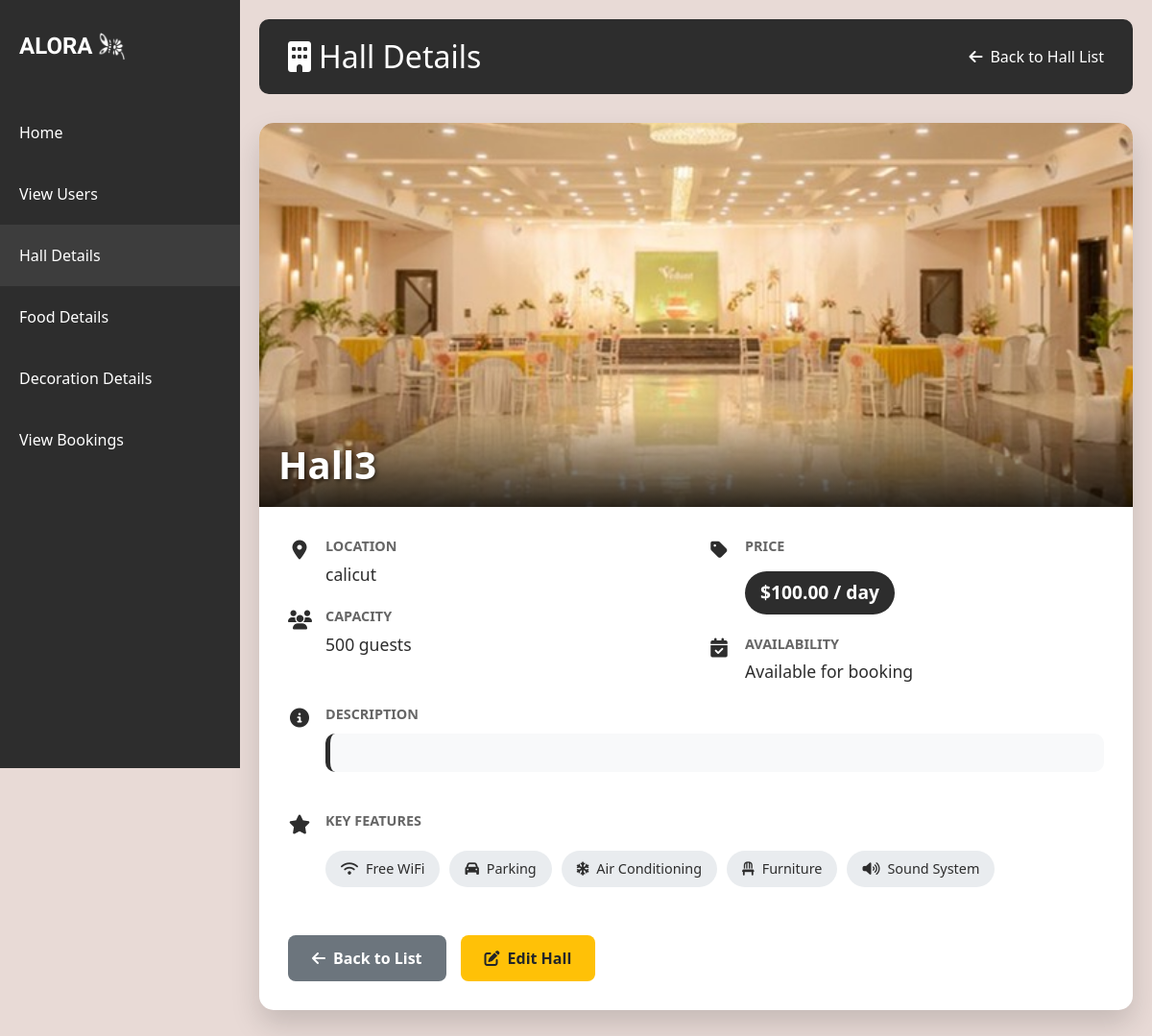
The app's page /hall/10/ with its own data.
### aloraapp/models.py (models this page shows)
class Halls(models.Model):
    hall_name=models.CharField(max_length=100)
    location=models.CharField(max_length=200)
    capacity=models.IntegerField()
    price_per_day=models.DecimalField(max_digits=10,decimal_places=2)
    photo_url=models.FileField()
    hall_description=models.TextField(null=True,blank=True)

### aloraapp/views.py (the view)
# urls.py: path('hall/<int:hall_id>/', views.hall_detail_view, name='hall_detail'),
def hall_detail_view(request, hall_id):
    hall = get_object_or_404(Halls, id=hall_id)
    return render(request, 'view_hall_detail.html', {'hall': hall})

### template/view_hall_detail.html (shortened to what this page needs)
<!DOCTYPE html>
<html lang="en">
<head>
    {% load static %}
    <link href="https://cdn.jsdelivr.net/npm/bootstrap@5.3.0/dist/css/bootstrap.min.css" rel="stylesheet">
    <link rel="stylesheet" href="https://cdnjs.cloudflare.com/ajax/libs/font-awesome/6.4.0/css/all.min.css">
</head>
<body>
    <div class="sidebar">
        <div class="logo-container">
            <div class="logo">ALORA</div>
            <img src="{% static 'aloral.png' %}" alt="Light Bulb" class="logo-image">
        </div>
        <nav class="nav flex-column">
            <a class="nav-link" href="{% url 'admin' %}">Home</a>
            <a class="nav-link" href="{% url 'viewusers' %}">View Users</a>
            <a class="nav-link active" href="{% url 'hall_detail' hall.id %}">Hall Details</a>
            <a class="nav-link" href="{% url 'fooddetails' %}">Food Details</a>
            <a class="nav-link" href="{% url 'decorationdetails' %}">Decoration Details</a>
            <a class="nav-link" href="{% url 'admin_view_booking' %}">View Bookings</a>
        </nav>
    </div>
    <div class="main-content">
        <div class="page-title">
            <h2 class="mb-0"><i class="fas fa-building me-2"></i>Hall Details</h2>
            <a href="{% url 'halldetails' %}" class="back-btn">
                <i class="fas fa-arrow-left me-2"></i> Back to Hall List
            </a>
        </div>
        <div class="hall-card">
            <div class="hall-image-container">
                <img src="{{ hall.photo_url.url }}" class="hall-image" alt="{{ hall.hall_name }}">
                <div class="hall-name-overlay">
                    <h1>{{ hall.hall_name }}</h1>
                </div>
            </div>
            <div class="hall-details">
                <div class="row">
                    <div class="col-md-6">
                        <div class="detail-item">
                            <div class="detail-icon">
                                <i class="fas fa-map-marker-alt"></i>
                            </div>
                            <div class="detail-content">
                                <div class="detail-label">Location</div>
                                <div class="detail-value">{{ hall.location }}</div>
                            </div>
                        </div>
                        <div class="detail-item">
                            <div class="detail-icon">
                                <i class="fas fa-users"></i>
                            </div>
                            <div class="detail-content">
                                <div class="detail-label">Capacity</div>
                                <div class="detail-value">{{ hall.capacity }} guests</div>
                            </div>
                        </div>
                    </div>
                    <div class="col-md-6">
                        <div class="detail-item">
                            <div class="detail-icon">
                                <i class="fas fa-tag"></i>
                            </div>
                            <div class="detail-content">
                                <div class="detail-label">Price</div>
                                <div class="detail-value">
                                    <div class="price-tag">${{ hall.price_per_day }} / day</div>
                                </div>
                            </div>
                        </div>
                        <div class="detail-item">
                            <div class="detail-icon">
                                <i class="fas fa-calendar-check"></i>
                            </div>
                            <div class="detail-content">
                                <div class="detail-label">Availability</div>
                                <div class="detail-value">Available for booking</div>
                            </div>
                        </div>
                    </div>
                </div>
                <div class="detail-item">
                    <div class="detail-icon">
                        <i class="fas fa-info-circle"></i>
                    </div>
                    <div class="detail-content">
                        <div class="detail-label">Description</div>
                        <div class="description-box">
                        </div>
                    </div>
                </div>
                <div class="detail-item">
                    <div class="detail-icon">
                        <i class="fas fa-star"></i>
                    </div>
                    <div class="detail-content">
                        <div class="detail-label">Key Features</div>
                        <div class="key-features">
                            <span class="feature-tag"><i class="fas fa-wifi me-2"></i>Free WiFi</span>
                            <span class="feature-tag"><i class="fas fa-car me-2"></i>Parking</span>
                            <span class="feature-tag"><i class="fas fa-snowflake me-2"></i>Air Conditioning</span>
                            <span class="feature-tag"><i class="fas fa-chair me-2"></i>Furniture</span>
                            <span class="feature-tag"><i class="fas fa-volume-up me-2"></i>Sound System</span>
                        </div>
                    </div>
                </div>
                <div class="action-buttons">
                    <a href="{% url 'halldetails' %}" class="btn btn-back">
                        <i class="fas fa-arrow-left me-2"></i>Back to List
                    </a>
                    <a href="{% url 'edithall' hall.id %}" class="btn btn-edit">
                        <i class="fas fa-edit me-2"></i>Edit Hall
                    </a>
                </div>
            </div>
        </div>
    </div>
</body>
</html>

### template/view_hall_detail.html (style rules this page uses)
body { background-color: #e8dad6; min-height: 100vh; font-family: 'Segoe UI', Tahoma, Geneva, Verdana, sans-serif; }
.sidebar { background-color: #2d2d2d; color: white; min-height: 100vh; padding-top: 20px; position: fixed; width: 250px; transition: all 0.3s; z-index: 1000; }
.logo-container { display: flex; align-items: center; justify-content: flex-start; padding: 10px 20px; margin-bottom: 30px; }
.logo { font-family: 'Irish Grover'; font-size: 24px; font-weight: bold; }
.logo-image { width: 30px; height: 30px; margin-left: 5px; }
.nav-link { color: #ffffff; padding: 20px 20px; transition: all 0.3s; font-size: 16px; }
.nav-link.active { background-color: #3d3d3d; }
.main-content { margin-left: 250px; padding: 20px; transition: all 0.3s; }
.page-title { background-color: #2d2d2d; color: white; padding: 20px 30px; border-radius: 10px; margin-bottom: 30px; display: flex; justify-content: space-between; align-items: center; }
.back-btn { color: white; display: flex; align-items: center; text-decoration: none; transition: all 0.3s; font-size: 16px; }
.hall-card { background-color: white; border-radius: 15px; overflow: hidden; box-shadow: 0 15px 30px rgba(0, 0, 0, 0.15); margin-bottom: 30px; }
.hall-image-container { position: relative; height: 400px; overflow: hidden; }
.hall-image { width: 100%; height: 100%; object-fit: cover; transition: transform 0.5s ease; }
.hall-name-overlay { position: absolute; bottom: 0; left: 0; right: 0; background: linear-gradient(to top, rgba(0,0,0,0.8), transparent); color: white; padding: 30px 20px 20px; }
.hall-name-overlay h1 { margin: 0; font-size: 2.5rem; font-weight: 700; text-shadow: 2px 2px 4px rgba(0,0,0,0.5); }
.hall-details { padding: 30px; }
.detail-item { margin-bottom: 20px; display: flex; align-items: flex-start; }
.detail-icon { font-size: 20px; margin-right: 15px; color: #2d2d2d; width: 24px; text-align: center; }
.detail-content { flex: 1; }
.detail-label { font-weight: 600; color: #666; margin-bottom: 5px; font-size: 0.9rem; text-transform: uppercase; }
.detail-value { font-size: 1.1rem; color: #2d2d2d; }
.price-tag { background-color: #2d2d2d; color: white; display: inline-block; padding: 8px 16px; border-radius: 50px; font-weight: 600; font-size: 1.2rem; margin-top: 10px; }
.description-box { background-color: #f8f9fa; border-radius: 10px; padding: 20px; margin-top: 10px; margin-bottom: 20px; border-left: 5px solid #2d2d2d; }
.action-buttons { margin-top: 30px; display: flex; gap: 15px; }
.btn-back { background-color: #6c757d; color: white; padding: 12px 25px; border: none; border-radius: 8px; font-weight: 600; transition: all 0.3s; }
.btn-edit { background-color: #ffc107; color: #212529; padding: 12px 25px; border: none; border-radius: 8px; font-weight: 600; transition: all 0.3s; }
.key-features { display: flex; flex-wrap: wrap; gap: 10px; margin: 20px 0; }
.feature-tag { background-color: #e9ecef; color: #2d2d2d; padding: 8px 16px; border-radius: 50px; font-size: 0.9rem; font-weight: 500; }

### records on screen
Halls: photo_url (picture), hall_name "Hall3", location "calicut", capacity "500", price_per_day "100.00"
